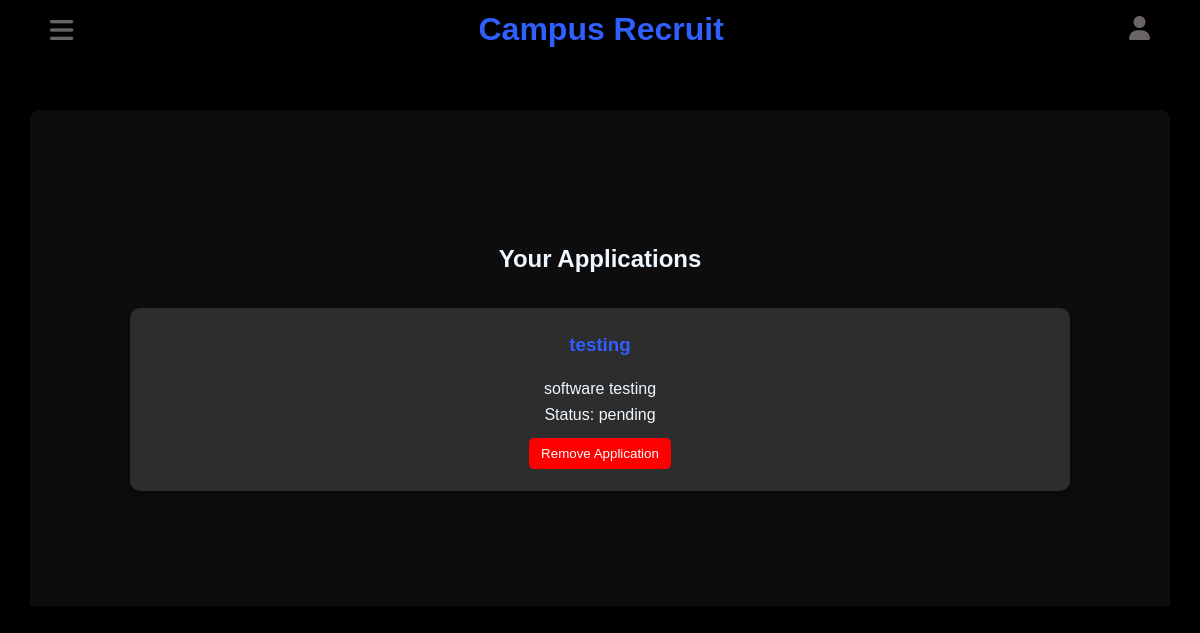
Page /Student/appliedjobs.php (signed in) on the earlier database version.
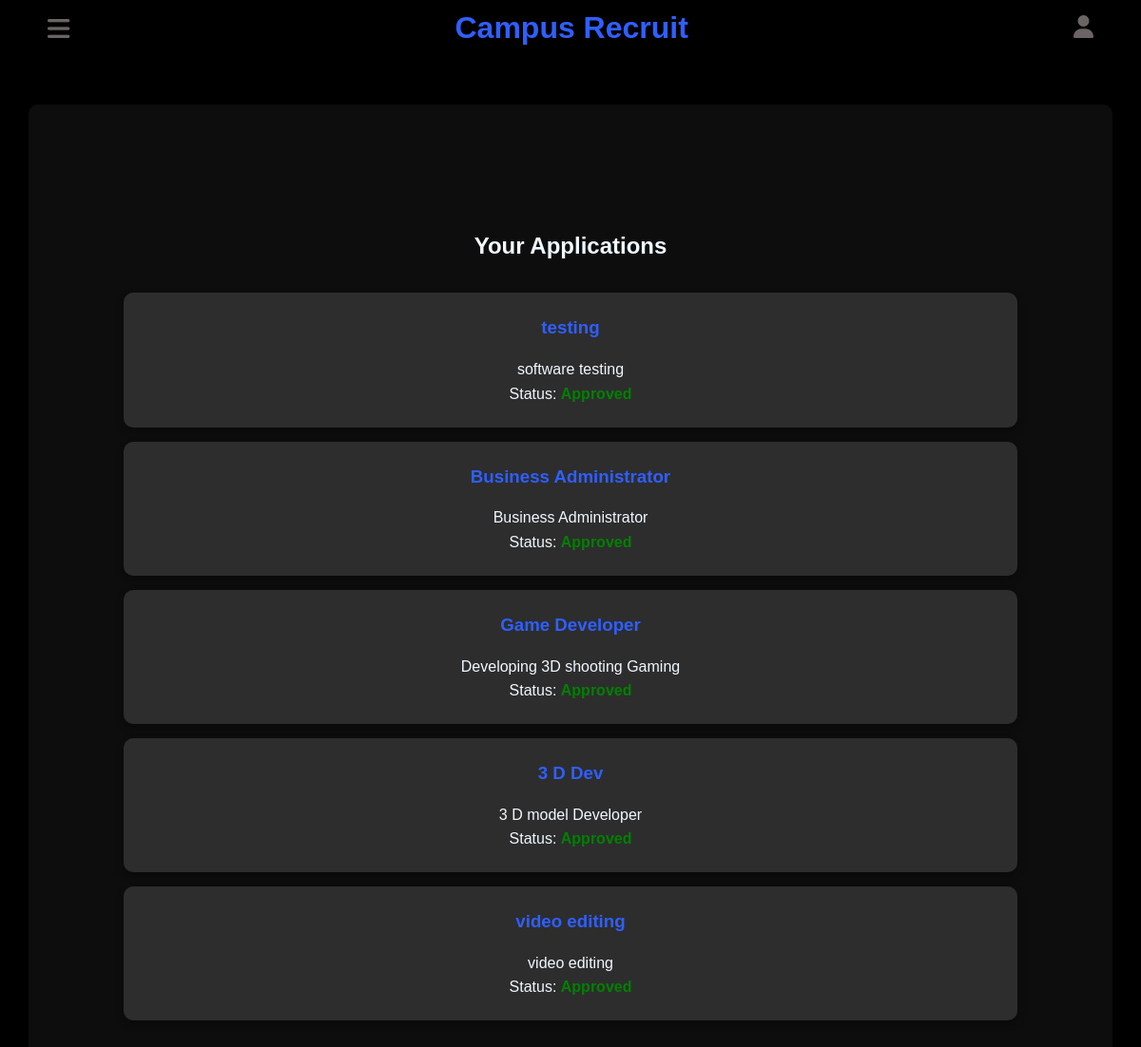
Same page on the later database version.
### tables this page shows
CREATE TABLE `application` (
  `application_id` int(11) NOT NULL,
  `student_id` int(11) NOT NULL,
  `company_id` int(11) NOT NULL,
  `job_id` int(11) NOT NULL,
  `application_date` date DEFAULT curdate(),
  `application_status` enum('pending','approved','rejected') NOT NULL DEFAULT 'pending'
);

CREATE TABLE `job_posting` (
  `job_id` int(11) NOT NULL,
  `company_id` int(11) NOT NULL,
  `jobtitle` varchar(255) NOT NULL,
  `job_description` varchar(255) NOT NULL,
  `job_location` varchar(255) NOT NULL,
  `posted_date` date NOT NULL DEFAULT current_timestamp(),
  `deadline` date NOT NULL,
  `course` varchar(255) NOT NULL,
  `jobtype` enum('fulltime','parttime') DEFAULT NULL
);

### Student/appliedjobs.php (the view, shortened to what this page needs)
<?php
include "connection.php";
$student_id = $_SESSION['student_id'];
$stmt = $conn->prepare("SELECT a.application_id, a.application_status, j.jobtitle, j.job_description
                        FROM application a
                        JOIN job_posting j ON a.job_id = j.job_id
                        WHERE a.student_id = ?");
$stmt->bind_param("i", $student_id);
$stmt->execute();
$applications_result = $stmt->get_result();
?>
<!DOCTYPE html>
<html lang="en">
<head>
    <link rel="stylesheet" href="https://cdnjs.cloudflare.com/ajax/libs/font-awesome/6.6.0/css/all.min.css" />
    <!DOCTYPE html>
<html lang="en">
<head>
    <link rel="stylesheet" href="https://cdnjs.cloudflare.com/ajax/libs/font-awesome/6.6.0/css/all.min.css" />
</head>
<body>
    <div class="main-container">
        <div class="header">
            <button class="menu-btn" onclick="toggleSidebar()">
                <i class="fa-solid fa-bars" id="menu"></i>
            </button>
            <a href="#" class="logo">Campus Recruit</a>
            <div class="profile-container">
                <i class="fa-solid fa-user" id="profile" onclick="toggleProfileMenu()"></i>
            </div>
    </div>
    <div class="container">
        <h2>Your Applications</h2>
        <?php while ($application = $applications_result->fetch_assoc()): ?>
            <div class="application <?php echo $application['application_status'] === 'Approved' ? 'approved' : ''; ?>">
                <h3><?php echo htmlspecialchars($application['jobtitle']); ?></h3>
                <p><?php echo htmlspecialchars($application['job_description']); ?></p>
                <p>Status:
                    <?php if ($application['application_status'] === 'approved'): ?>
                        <span class="approved-status">Approved</span>
                    <?php else: ?>
                        <span><?php echo htmlspecialchars($application['application_status']); ?></span>
                    <?php endif; ?>
                </p>
                <?php if ($application['application_status'] === 'pending'): ?>
                    <form method="POST">
                        <button type="submit" class="delete-btn">Remove Application</button>
                    </form>
                <?php endif; ?>
            </div>
        <?php endwhile; ?>
    </div>
</body>
</html>

### Student/appliedjobs.php (style rules this page uses)
* { padding: 0; margin: 0; font-family: 'Gill Sans', 'Gill Sans MT', Calibri, 'Trebuchet MS', sans-serif; box-sizing: border-box; }
body { font-family: Arial, sans-serif; margin: 0; padding: 0; line-height: 1.6; scroll-behavior: smooth; color: aliceblue; background-color: black; }
.main-container { display: flex; flex-direction: column; align-items: center; width: 100%; height: 100vh; }
.header { display: flex; height: 60px; width: 100%; align-items: center; justify-content: space-between; padding: 10px 50px; }
.logo { font-size: 2rem; font-weight: bold; color: #2f5fff; text-decoration: none; }
.container { padding: 100px; width: 95%; height: calc(100vh - 60px) auto; margin: 15px; margin-top: 50px; border-radius: 10px 10px 0 0; background: #0d0d0d; text-align: center; display: flex; flex-direction:column; justify-content:start; }
h2 { margin:30px; }
.application { background-color: #2d2d2d; border-radius: 10px; padding: 20px; margin-bottom: 15px; box-shadow: 0 4px 8px rgba(0, 0, 0, 0.3); border: 2px solid transparent; }
.application h3 { color: #2f5fff; margin-bottom: 1rem; }
.approved-status { color: green; font-weight: bold; }
.profile-container { position: relative; display: inline-block; }
.menu-btn { background-color: transparent; outline: none; border: none; }
#menu { font-size: 2em; color: #6b6464; }
#profile { font-size: 1.5em; color: #6b6464; }
.delete-btn { background-color: red; border: none; color: white; padding: 8px 12px; border-radius: 5px; cursor: pointer; margin-top: 10px; }

Differences in the rows shown:
changed application "testing": application_status "pending" → (not shown); application_status "Remove Application" → "Approved"
added application: job.jobtitle "Business Administrator", job.job_description "Business Administrator", application_status "Approved"
added application: job.jobtitle "Game Developer", job.job_description "Developing 3D shooting Gaming", application_status "Approved"
added application: job.jobtitle "3 D Dev", job.job_description "3 D model Developer", application_status "Approved"
added application: job.jobtitle "video editing", job.job_description "video editing", application_status "Approved"
